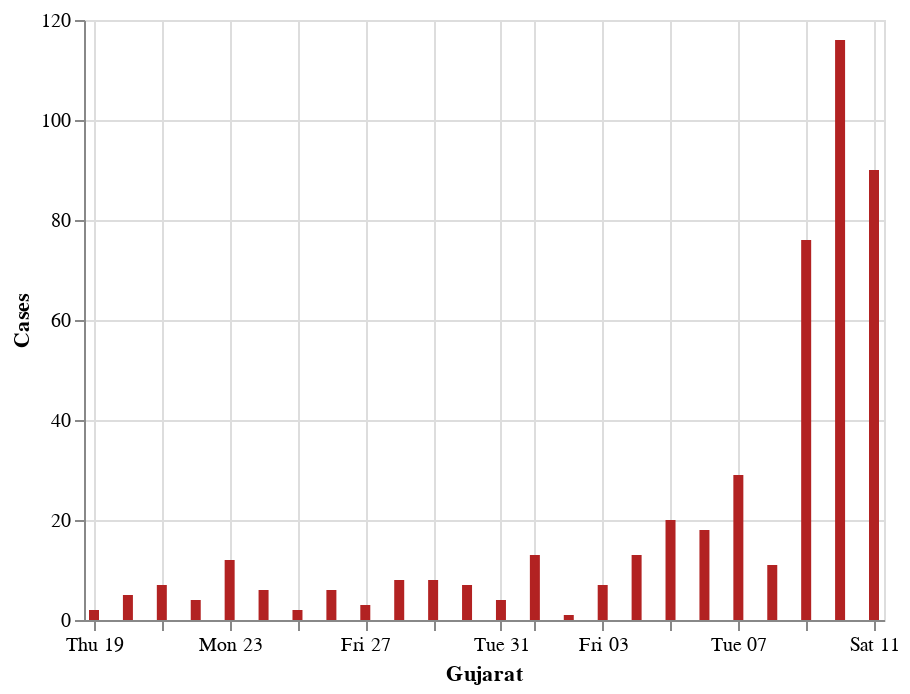

The cell this chart's notebook holds for it:
### Code cell
#hide_input

wb_df=graph_df.query("detected_state == 'Gujarat'").reset_index()
wb_df=wb_df[["diagnosed_date",0]]
wb_df.rename(columns={0:'Cases'},inplace=True)
wb_df=wb_df.groupby("diagnosed_date").sum().reset_index()
#wb_df
alt.Chart(wb_df).mark_bar(color='firebrick').encode(
    alt.X('diagnosed_date', title='Gujarat'),
    alt.Y('sum(Cases)', title='Cases')
).interactive()

### Figure 1 — Vega-Lite specification as saved in the notebook (floating-point values rounded to 4 significant figures)
{"config": {"view": {"continuousWidth": 400, "continuousHeight": 300}}, "data": {"name": "data-11b7125c6d157b66399289b3178f9eaa"}, "mark": {"type": "bar", "color": "firebrick"}, "encoding": {"x": {"type": "temporal", "field": "diagnosed_date", "title": "Gujarat"}, "y": {"type": "quantitative", "aggregate": "sum", "field": "Cases", "title": "Cases"}}, "selection": {"selector008": {"type": "interval", "bind": "scales", "encodings": ["x", "y"]}}, "$schema": "https://vega.github.io/schema/vega-lite/v4.8.1.json", "datasets": {"data-11b7125c6d157b66399289b3178f9eaa": [{"diagnosed_date": "2020-03-19T00:00:00", "Cases": 2}, {"diagnosed_date": "2020-03-20T00:00:00", "Cases": 5}, {"diagnosed_date": "2020-03-21T00:00:00", "Cases": 7}, {"diagnosed_date": "2020-03-22T00:00:00", "Cases": 4}, {"diagnosed_date": "2020-03-23T00:00:00", "Cases": 12}, {"diagnosed_date": "2020-03-24T00:00:00", "Cases": 6}, {"diagnosed_date": "2020-03-25T00:00:00", "Cases": 2}, {"diagnosed_date": "2020-03-26T00:00:00", "Cases": 6}, {"diagnosed_date": "2020-03-27T00:00:00", "Cases": 3}, {"diagnosed_date": "2020-03-28T00:00:00", "Cases": 8}, {"diagnosed_date": "2020-03-29T00:00:00", "Cases": 8}, {"diagnosed_date": "2020-03-30T00:00:00", "Cases": 7}, {"diagnosed_date": "2020-03-31T00:00:00", "Cases": 4}, {"diagnosed_date": "2020-04-01T00:00:00", "Cases": 13}, {"diagnosed_date": "2020-04-02T00:00:00", "Cases": 1}, {"diagnosed_date": "2020-04-03T00:00:00", "Cases": 7}, {"diagnosed_date": "2020-04-04T00:00:00", "Cases": 13}, {"diagnosed_date": "2020-04-05T00:00:00", "Cases": 20}, {"diagnosed_date": "2020-04-06T00:00:00", "Cases": 18}, {"diagnosed_date": "2020-04-07T00:00:00", "Cases": 29}, {"diagnosed_date": "2020-04-08T00:00:00", "Cases": 11}, {"diagnosed_date": "2020-04-09T00:00:00", "Cases": 76}, {"diagnosed_date": "2020-04-10T00:00:00", "Cases": 116}, {"diagnosed_date": "2020-04-11T00:00:00", "Cases": 90}]}}
